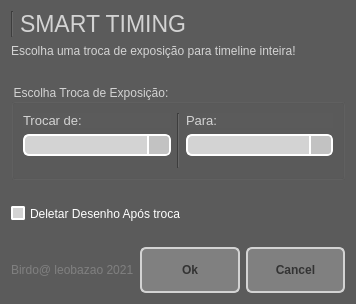
<?xml version="1.0" encoding="UTF-8"?>
<ui version="4.0">
 <class>Dialog</class>
 <widget class="QDialog" name="Dialog">
  <property name="geometry">
   <rect>
    <x>0</x>
    <y>0</y>
    <width>356</width>
    <height>304</height>
   </rect>
  </property>
  <property name="maximumSize">
   <size>
    <width>357</width>
    <height>331</height>
   </size>
  </property>
  <property name="windowTitle">
   <string>BD_SmartTiming</string>
  </property>
  <property name="styleSheet">
   <string notr="true">QWidget{
	background: rgb(91, 91, 91);
}

QGroupBox {
	color: lightgray;
}

QLabel {
	color: lightgray;
}

QLabel:!enabled {
	color: gray;
}

QComboBox {
	color: black;
    border: 2px solid white;
    border-radius: 6px;
    padding: 1px 18px 1px 3px;
    min-width: 6em;
}

QComboBox:!editable, QComboBox::drop-down:editable {
     background: lightgray;
}

QComboBox:on { /* shift the text when the popup opens */
    padding-top: 3px;
    padding-left: 4px;
}

QComboBox::drop-down {
    width: 20px;
	background-color: rgb(194, 194, 194);
    border-left-width: 2px;
    border-left-color: white;
    border-left-style: solid; /* just a single line */
    border-top-right-radius: 3px; /* same radius as the QComboBox */
    border-bottom-right-radius: 3px;
}

QComboBox:hover{
    border: 2px solid #05B8CC;
    color: gray;
}

QComboBox QAbstractItemView{
    border: 2px solid white;
	border-radius: 10px;
    color: gray;
	background-color: lightgray;
    selection-background-color: #05B8CC;
	selection-color: white;
	padding: 3px 3px ;
}

QScrollBar {
	background: none;
	border: none;
}

QScrollBar::handle {
	border-radius: 5px;
 	border: 2px solid #777777;
	background-color: gray;
}

QScrollBar::add-page{ 
	border: none;
    background: none;
}

QScrollBar::sub-page {
    background: none;
	border: none;
	max-width: 5px;
}

QScrollBar::add-line {
    border: none;
    background: none;
}

QScrollBar::sub-line {
    border: none;
    background: none;
}

QScrollBar:arrow{
	border: none;
	background: none;
	color: none;
}

</string>
  </property>
  <layout class="QVBoxLayout" name="verticalLayout" stretch="1,0,2,0,0,0,1">
   <item>
    <layout class="QGridLayout" name="gridLayout">
     <item row="0" column="0">
      <widget class="Line" name="line">
       <property name="orientation">
        <enum>Qt::Vertical</enum>
       </property>
      </widget>
     </item>
     <item row="0" column="1">
      <widget class="QLabel" name="label">
       <property name="font">
        <font>
         <pointsize>17</pointsize>
        </font>
       </property>
       <property name="text">
        <string>SMART TIMING</string>
       </property>
      </widget>
     </item>
     <item row="1" column="0" colspan="2">
      <widget class="QLabel" name="label_2">
       <property name="text">
        <string>Escolha uma troca de exposição para timeline inteira!</string>
       </property>
      </widget>
     </item>
    </layout>
   </item>
   <item>
    <spacer name="horizontalSpacer_3">
     <property name="orientation">
      <enum>Qt::Horizontal</enum>
     </property>
     <property name="sizeHint" stdset="0">
      <size>
       <width>40</width>
       <height>20</height>
      </size>
     </property>
    </spacer>
   </item>
   <item>
    <widget class="QGroupBox" name="group">
     <property name="title">
      <string>Escolha Troca de Exposição:</string>
     </property>
     <layout class="QGridLayout" name="gridLayout_2" columnstretch="1,0,1">
      <item row="0" column="1" rowspan="4">
       <widget class="Line" name="line_2">
        <property name="orientation">
         <enum>Qt::Vertical</enum>
        </property>
       </widget>
      </item>
      <item row="1" column="0">
       <widget class="QComboBox" name="comboA"/>
      </item>
      <item row="1" column="2">
       <widget class="QComboBox" name="comboB"/>
      </item>
      <item row="0" column="2">
       <widget class="QLabel" name="label_4">
        <property name="font">
         <font>
          <pointsize>10</pointsize>
         </font>
        </property>
        <property name="text">
         <string>Para:</string>
        </property>
       </widget>
      </item>
      <item row="0" column="0">
       <widget class="QLabel" name="label_3">
        <property name="font">
         <font>
          <pointsize>10</pointsize>
         </font>
        </property>
        <property name="text">
         <string>Trocar de:</string>
        </property>
       </widget>
      </item>
     </layout>
    </widget>
   </item>
   <item>
    <spacer name="horizontalSpacer">
     <property name="orientation">
      <enum>Qt::Horizontal</enum>
     </property>
     <property name="sizeHint" stdset="0">
      <size>
       <width>40</width>
       <height>20</height>
      </size>
     </property>
    </spacer>
   </item>
   <item>
    <widget class="QCheckBox" name="checkDel">
     <property name="styleSheet">
      <string notr="true">QCheckBox {
	color: white;
    spacing: 5px;
}

QCheckBox::indicator:unchecked {
    border: 2px solid white;
	border-radius: 2px;
	background-color: lightgray;
}

QCheckBox::indicator:checked {
    border: 2px solid lightgray;
	border-radius: 1px;
	background-color: rgb(68, 68, 68);
}

</string>
     </property>
     <property name="text">
      <string>Deletar Desenho Após troca</string>
     </property>
    </widget>
   </item>
   <item>
    <spacer name="horizontalSpacer_2">
     <property name="orientation">
      <enum>Qt::Horizontal</enum>
     </property>
     <property name="sizeHint" stdset="0">
      <size>
       <width>331</width>
       <height>20</height>
      </size>
     </property>
    </spacer>
   </item>
   <item>
    <layout class="QHBoxLayout" name="horizontalLayout">
     <item>
      <widget class="QLabel" name="label_5">
       <property name="enabled">
        <bool>false</bool>
       </property>
       <property name="text">
        <string>Birdo@ leobazao 2021</string>
       </property>
      </widget>
     </item>
     <item>
      <widget class="QPushButton" name="okButton">
       <property name="sizePolicy">
        <sizepolicy hsizetype="Preferred" vsizetype="Preferred">
         <horstretch>0</horstretch>
         <verstretch>0</verstretch>
        </sizepolicy>
       </property>
       <property name="font">
        <font>
         <weight>75</weight>
         <bold>true</bold>
        </font>
       </property>
       <property name="styleSheet">
        <string notr="true">QPushButton {
	color: #333333;
    border: 2px solid lightgray;
    border-radius: 6px;
	background-color: gray;
	min-height: 20px;
	min-width: 60px;
}
QPushButton:pressed {
	color: lightgray;
    border: 2px solid #333333;
    background-color: #05B8CC;
	font-size: 7pt;
}
QPushButton:hover{
    border: 2px solid #05B8CC;
    color: #111111;
}

QPushButton:!enabled {
	color: #444444;
	background-color: #999999;
	border-color: #777777;
}

</string>
       </property>
       <property name="text">
        <string>Ok</string>
       </property>
      </widget>
     </item>
     <item>
      <widget class="QPushButton" name="cancelButton">
       <property name="sizePolicy">
        <sizepolicy hsizetype="Preferred" vsizetype="Preferred">
         <horstretch>0</horstretch>
         <verstretch>0</verstretch>
        </sizepolicy>
       </property>
       <property name="font">
        <font>
         <weight>75</weight>
         <bold>true</bold>
        </font>
       </property>
       <property name="styleSheet">
        <string notr="true">QPushButton {
	color: #333333;
    border: 2px solid lightgray;
    border-radius: 6px;
	background-color: gray;
	min-height: 20px;
	min-width: 60px;
}
QPushButton:pressed {
	color: red;
    background-color: rgb(255, 196, 197);
    border: 2px solid #333333;
	font-size: 7pt;
}
QPushButton:hover{
    border: 2px solid #05B8CC;
    color: #111111;
}

QPushButton:!enabled {
	color: #444444;
	background-color: #999999;
	border-color: #777777;
}

</string>
       </property>
       <property name="text">
        <string>Cancel</string>
       </property>
      </widget>
     </item>
    </layout>
   </item>
  </layout>
 </widget>
 <resources/>
 <connections/>
</ui>
